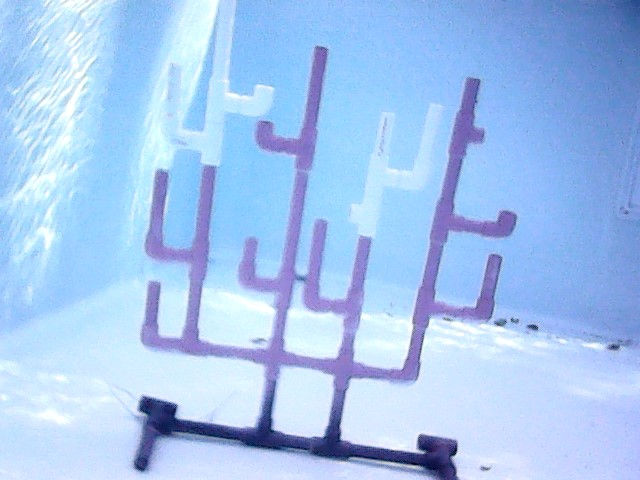
#> input picture images/coral/1/2.jpg, 640 x 480 px, found by its file name
$ python colors_test.py
#> lines starting #> are read from the running program, lines starting #| are printed output that depends on the picture
### vision/images.py
"""Contains methods to get testing images from the images directory"""

import cv2
import os
from os import path, walk
from vision import images_path, config

def get_image(*paths):
    """Returns the image at the specified path with each folder as a separate argument.
    For example: `get_image("coral", "1", "1.jpg")`"""
    return cv2.imread(path.join(images_path, *paths))
#> returned value is the input picture: shape (480, 640, 3); mean B, G, R 240.4, 197.4, 164.4
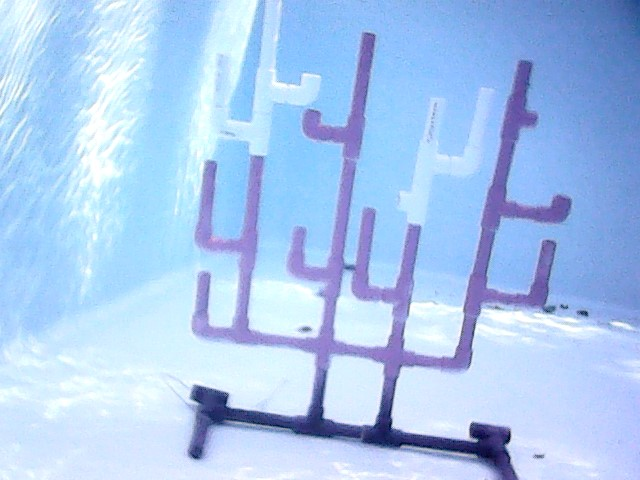
#> input picture images/coral/1/5.jpg, 640 x 480 px, found by its file name
#> in get_image, returned value is the input picture: shape (480, 640, 3); mean B, G, R 239.9, 200.3, 169.6
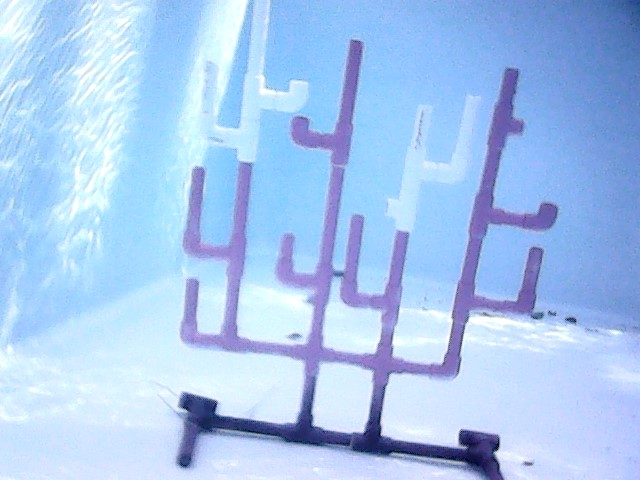
#> input picture images/coral/1/4.jpg, 640 x 480 px, found by its file name
#> in get_image, returned value is the input picture: shape (480, 640, 3); mean B, G, R 240.1, 199.3, 167.4
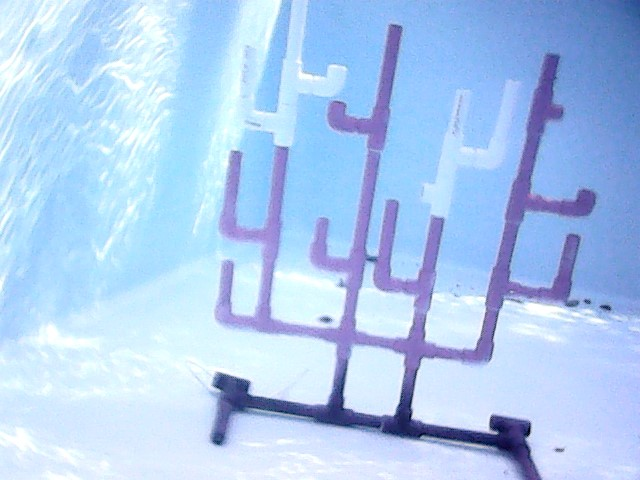
#> input picture images/coral/1/9.jpg, 640 x 480 px, found by its file name
#> in get_image, returned value is the input picture: shape (480, 640, 3); mean B, G, R 240.4, 203.3, 173.6

# [18 lines left out: functions show_image, get_all_images, not called in this run]

def get_video(*paths):
    """Returns a VideoCapture object from a video file at the specified path with each folder as a separate argument."""
    return cv2.VideoCapture(path.join(images_path, *paths))

# [14 lines left out: functions get_folder, clear_folder, not called in this run]

def show_debug(image, name="Image", wait=True):
    """
    If it is running in debug mode, then the given image will be displayed.
    Parameters:
    image: The image to display
    name (str): The name of the window (Default "Image")
    wait (bool): If true, code will stop execution until a key is pressed (Default True)
    """
    if config.debug:
        cv2.imshow(name, image)
        if wait:
            cv2.waitKey(0)

### vision/colors.py
"""Gets the dominant colors in an image"""

from sklearn.cluster import KMeans
import numpy as np
import cv2
from vision.images import show_debug

def centroid_histogram(clt):
    """Gets number of different clusters and returns a normalized histogram from number of pixels assigned to each cluster.
    For example: 'centroid_histogram(clusters)'"""
    num_labels = np.arange(0, len(np.unique(clt.labels_)) + 1)
    (hist, _) = np.histogram(clt.labels_, bins=num_labels)

    # normalize the histogram so it sums to one
    hist = hist.astype("float")
    hist /= hist.sum()

    return hist


def plot_colors(hist, centroids):
    """Creates color bar window and plots the different colors of the image.
    For example: 'plot_colors(hist, clt.cluster_centers_)'"""
    # Dimensions of color bar window
    width = 500
    height = 50

    # Setting up the color bar window
    bar = np.zeros((height, width, 3), dtype="uint8")
    start_x = 0

    # Plot different colors
    for color in centroids:
        end_x = start_x + (width/len(centroids))
        cv2.rectangle(bar, (int(start_x), 0), (int(end_x), 50), color.astype("uint8").tolist(), -1)
        start_x = end_x

    return bar


def get_colors(image, clusters):
    """Gets the colors in an image and displays the histogram.
    For example: 'get_colors("coral", 8)'"""
    show_debug(image, wait=False)

    image = image.reshape(image.shape[0] * image.shape[1], 3)

    clt = KMeans(n_clusters=clusters)
    clt.fit(image)

    centroids = clt.cluster_centers_

    hist = centroid_histogram(clt)
    bar = plot_colors(hist, clt.cluster_centers_)

    show_debug(bar, name="Colors")
    cv2.destroyAllWindows()

    return centroids

### vision/subway/colors.py
import enum
import itertools
import cv2
from vision.colors import get_colors


class ImageColors:
    def __init__(self, image):
        self.image = image
        self.colors = edge_colors(image)
#> in edge_colors, `main_color = get_colors(image, 1)[0]`: main_color = [240.1, 199.3, 167.4]
#> the loop in edge_colors, `for edge in Edge:` made 4 passes
#> (color2, dist1, dist2, color) on passes 1 to 2: ([251.9, 213.3, 164.9], 3464.8, 342.6, [253.6, 236.9, 210.6]), ([251.7, 213.5, 169.2], 7021.1, 341.6, [210.7, 144.4, 111.3])
#> (color1, dist1, dist2, color) on passes 3 to 4: ([252.3, 209.7, 185], 569.3, 6074.5, [213, 148.1, 115.2]), ([252.2, 225.8, 205.9], 2336.1, 25602.3, [150, 93.12, 88.46])
#> after the loop in edge_colors, `for edge in Edge:`: color_dict = 4 items
#> self.colors = 4 items
#> the loop in edge_colors (call 2), `for edge in Edge:` made 4 passes
#> (color1, dist1, dist2, color) on passes 2 to 4: ([251.7, 213.4, 169.1], 338.6, 7069.9, [210.5, 144.2, 111.2]), ([252.3, 209.6, 184.9], 564.3, 6087.3, [212.9, 148.1, 115.1]), ([252.2, 225.7, 205.9], 2332.4, 25685.4, [149.9, 92.98, 88.3])
#> (color2, dist1, dist2, color) on pass 1: ([251.9, 213.3, 165], 3472.4, 343.5, [253.6, 236.9, 210.6])

    def rotate(self):
        return ImageColors(cv2.rotate(self.image, cv2.ROTATE_180))

class Face(enum.Enum):
    back = 0
    front = 1
    left = 2
    right = 3
    top = 4

class Edge(enum.Enum):
    left = 0
    top = 1
    right = 2
    bottom = 3

def match(squares, rects):
    squares = [ImageColors(square) for square in squares]
#> squares = 2 items
    rects = [ImageColors(rect) for rect in rects]
#> in edge_colors (call 4), `main_color = get_colors(image, 1)[0]`: main_color = [240.4, 197.4, 164.4]
#> the loop in edge_colors (call 4), `for edge in Edge:` made 4 passes
#> (color2, dist1, dist2, color) on passes 1 to 3: ([243.1, 197.1, 151.8], 2715, 165.5, [253.3, 231.9, 201.3]), ([251.5, 209.6, 163.4], 6338.7, 272.1, [211.5, 144.9, 112]), ([253.4, 210.3, 185.3], 3642, 770.4, [223.7, 159, 120.9])
#> (color1, dist1, dist2, color) on pass 4: ([252.3, 224.4, 203.6], 2401.6, 21451.3, [158, 99.58, 93.12])
#> after the loop in edge_colors (call 4), `for edge in Edge:`:
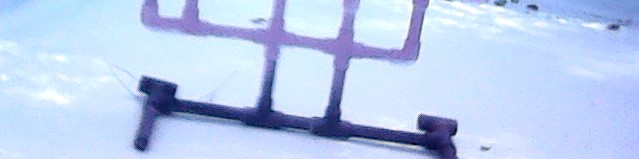
#> cropped: shape (159, 639, 3); mean B, G, R 238, 205.4, 186.8
#> in edge_colors (call 5), `main_color = get_colors(image, 1)[0]`: main_color = [240.4, 203.3, 173.6]
#> the loop in edge_colors (call 5), `for edge in Edge:` made 4 passes
#> (color2, dist1, dist2, color) on passes 1, 4: ([252.6, 221.2, 176.5], 3629.9, 473.6, [253.8, 241.4, 218.4]), ([252.7, 229.8, 211.8], 27815.7, 2305.6, [149, 92.83, 88.47])
#> (color1, dist1, dist2, color) on passes 2 to 3: ([252, 217.2, 175.5], 331.1, 8623.5, [207.8, 142.4, 111.6]), ([250.5, 206.2, 180.2], 153.4, 10496.4, [199.4, 135.1, 109.1])
#> after the loop in edge_colors (call 5), `for edge in Edge:`:
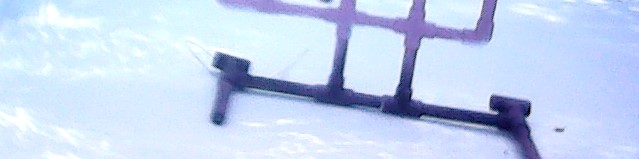
#> cropped: shape (159, 639, 3); mean B, G, R 239.7, 212.6, 196.3
#> rects = 3 items

    min_score = None
    min_arrangement = None
    # Choose the arrangement with the lowest score
    for arrangement in make_arrangements(squares, rects):
#> in make_arrangements, `perms = list(itertools.permutations(rects))`: perms = 6 items
#> in __init__ (call 6), `self.image = image`:
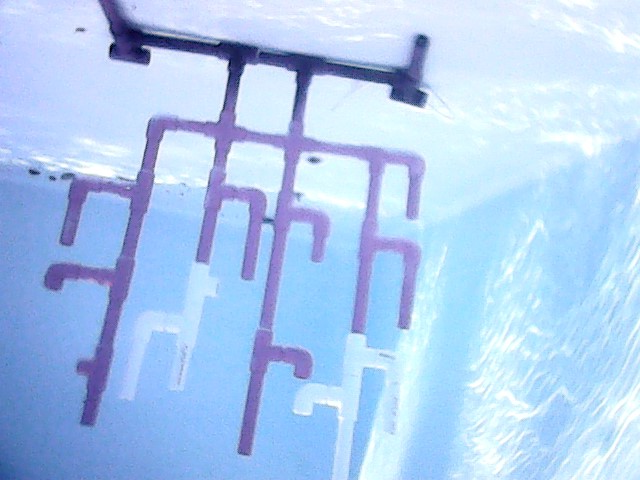
#> self.image: shape (480, 640, 3); mean B, G, R 240.4, 203.3, 173.6
#> in get_colors (call 29), `centroids = clt.cluster_centers_`: centroids = [[253.8, 241.5, 218.5], [252.6, 221.2, 176.6]]
#> in get_colors (call 29), `hist = centroid_histogram(clt)`: hist = [0.545, 0.455]
#> in get_colors (call 29), `bar = plot_colors(hist, clt.cluster_centers_)`:
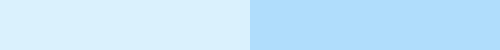
#> bar: shape (50, 500, 3); mean of channels 0, 1, 2 252.5, 231, 197; drawn as B, G, R
#> in __init__ (call 6), `self.colors = edge_colors(image)`: self.colors = 4 items
        score = evaluate_arrangement(arrangement)
        if (min_score is None or score < min_score):
            min_score = score
            min_arrangement = arrangement
#> this loop made 12 passes


    return min_arrangement

def make_arrangements(squares, rects):
    arrangements = []
    perms = list(itertools.permutations(rects))

    for perm in perms:
        arrangement1 = {
            Face.left : squares[0],
            Face.right : squares[1],
            Face.front : perm[0],
            Face.back : perm[1],
            Face.top : perm[2]
        }
        arrangements.append(arrangement1)

        arrangement2 = {
            Face.left : squares[0],
            Face.right : squares[1],
            Face.front : perm[0],
            Face.back : perm[1],
            Face.top : perm[2].rotate()
        }
        arrangements.append(arrangement2)

    return arrangements

left_right_pairs = (
    (Face.front, Face.right),
    (Face.right, Face.back),
    (Face.back, Face.left),
    (Face.left, Face.front)
)

face_edge_pairs = {
    Face.front : Edge.bottom,
    Face.left : Edge.left,
    Face.right : Edge.right,
    Face.back : Edge.top
}

def evaluate_arrangement(arrangement):
    """Returns the score indicicating how well the edges match in an arrangement"""
    score = 0
    for (left_face, right_face) in left_right_pairs:
        color1 = arrangement[left_face].colors[Edge.right]
        color2 = arrangement[right_face].colors[Edge.left]
        score += color_dist(color1, color2)

    for (face, edge) in face_edge_pairs.items():
        color1 = arrangement[face].colors[Edge.top]
        color2 = arrangement[Face.top].colors[edge]
        score += color_dist(color1, color2)

    return score

def edge_colors(image):
    main_color = get_colors(image, 1)[0]
    color_dict = {}
    for edge in Edge:
        cropped = crop_edge(image, edge)
        color1, color2 = get_colors(cropped, 2)

        dist1 = color_dist(main_color, color1)
        dist2 = color_dist(main_color, color2)

        # Choose the color least like the main_color
        if dist1 > dist2:
            color = color1
        else:
            color = color2

        color_dict[edge] = color

    return color_dict

def crop_edge(image, edge):
    height, width, _ = image.shape
    thickness = int(height / 3)

    x1 = 0
    x2 = width - 1
    y1 = 0
    y2 = height - 1

    if edge == Edge.left:
        x2 = thickness
    elif edge == Edge.right:
        x1 = width - thickness
    elif edge == Edge.top:
        y2 = thickness
    else:
        y1 = height - thickness

    return image[y1:y2, x1:x2]

def color_dist(color1, color2):
    """Returns the sum of the difference sqared of each color channel"""
    total = 0
    for i in range(len(color1)):
        total += (color1[i] - color2[i]) ** 2
    return total

### vision/__init__.py
from os import path

parent_dir = path.split(path.dirname(__file__))[0]
images_path = path.join(parent_dir, "images")

class Config:
    def __init__(self, debug):
        self.debug = debug

config = Config(False)

### vision/subway/colors_test.py
import cv2
from vision.images import get_image, show_debug
from vision.colors import get_colors
from vision.subway.colors import *
from vision import config
config.debug = False

image = get_image("subway", "1cropped", "front", "2.jpg")

# show_debug(crop_edge(image, Edge.left), name="Left", wait=False)
# show_debug(crop_edge(image, Edge.top), name="Top", wait=False)
# show_debug(crop_edge(image, Edge.right), name="Right", wait=False)

back = get_image("subway", "1cropped", "back", "5.jpg")
front = get_image("subway", "1cropped", "front", "2.jpg")
left = get_image("subway", "1cropped", "left", "4.jpg")
right = get_image("subway", "1cropped", "right", "4.jpg")
top = get_image("subway", "1cropped", "top", "9.jpg")

arrangement = match([left, right], [back, front, top])
cv2.imshow("Front", arrangement[Face.front].image)
cv2.imshow("right", arrangement[Face.right].image)
cv2.imshow("back", arrangement[Face.back].image)
cv2.imshow("left", arrangement[Face.left].image)

print(arrangement[Face.front].image is front)
#| False
print(arrangement[Face.back].image is back)
#| True

cv2.waitKey(0)
